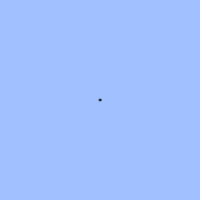
Frame 1 (no input)
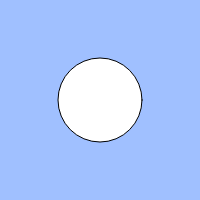
Frame 60 (no input)
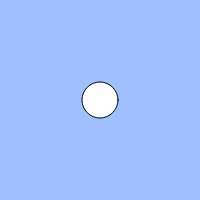
Frame 120 (the mouse pressed at the canvas centre since frame 60)

The p5.js sketch that drew these frames (run headless with seeded random() and noise() and a simulated clock; from frame 60 on, the mouse is pressed at the canvas centre):

// p5.js sketch
// ── sketch.js
// 練習問題「心臓の鼓動のように大きくなったり小さくなったりする円」
let count;
let cycle;

function setup(){
  createCanvas(200, 200);
  count = 0;
  cycle = 100;
}

function draw(){
  background(160, 192, 255);
  count +=2
  // BLANK[1]
  ellipse(width / 2, height / 2, count);
  if (count > cycle){count = -1* count} 
}
